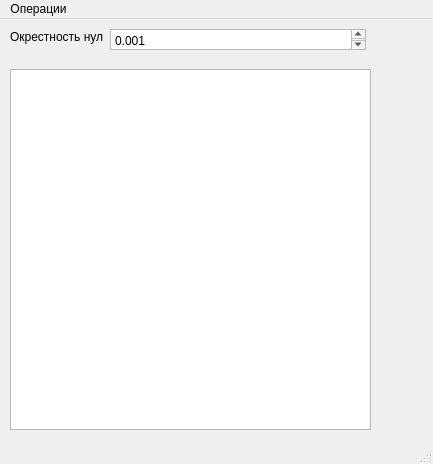
<?xml version="1.0" encoding="UTF-8"?>
<ui version="4.0">
 <class>MainWindow</class>
 <widget class="QMainWindow" name="MainWindow">
  <property name="geometry">
   <rect>
    <x>0</x>
    <y>0</y>
    <width>433</width>
    <height>464</height>
   </rect>
  </property>
  <property name="windowTitle">
   <string>MainWindow</string>
  </property>
  <widget class="QWidget" name="centralWidget">
   <widget class="QGraphicsView" name="graphicsView">
    <property name="geometry">
     <rect>
      <x>10</x>
      <y>50</y>
      <width>361</width>
      <height>361</height>
     </rect>
    </property>
    <property name="verticalScrollBarPolicy">
     <enum>Qt::ScrollBarAlwaysOff</enum>
    </property>
    <property name="horizontalScrollBarPolicy">
     <enum>Qt::ScrollBarAlwaysOff</enum>
    </property>
   </widget>
   <widget class="QLabel" name="label">
    <property name="geometry">
     <rect>
      <x>10</x>
      <y>10</y>
      <width>93</width>
      <height>16</height>
     </rect>
    </property>
    <property name="text">
     <string>Окрестность нуля</string>
    </property>
   </widget>
   <widget class="QPlainTextEdit" name="plainTextEdit">
    <property name="geometry">
     <rect>
      <x>110</x>
      <y>10</y>
      <width>256</width>
      <height>21</height>
     </rect>
    </property>
    <property name="sizePolicy">
     <sizepolicy hsizetype="Minimum" vsizetype="Minimum">
      <horstretch>0</horstretch>
      <verstretch>0</verstretch>
     </sizepolicy>
    </property>
    <property name="minimumSize">
     <size>
      <width>256</width>
      <height>21</height>
     </size>
    </property>
    <property name="plainText">
     <string>0.001</string>
    </property>
   </widget>
  </widget>
  <widget class="QMenuBar" name="menuBar">
   <property name="geometry">
    <rect>
     <x>0</x>
     <y>0</y>
     <width>433</width>
     <height>21</height>
    </rect>
   </property>
   <widget class="QMenu" name="menu">
    <property name="title">
     <string>Операции</string>
    </property>
    <addaction name="action_3"/>
    <addaction name="action_2"/>
    <addaction name="action_4"/>
    <addaction name="action"/>
    <addaction name="action_5"/>
   </widget>
   <addaction name="menu"/>
  </widget>
  <widget class="QStatusBar" name="statusBar"/>
  <action name="action_3">
   <property name="text">
    <string>Загрузить</string>
   </property>
  </action>
  <action name="action_4">
   <property name="text">
    <string>Нарисовать</string>
   </property>
  </action>
  <action name="action">
   <property name="text">
    <string>Очистить</string>
   </property>
  </action>
  <action name="action_2">
   <property name="text">
    <string>Добавить</string>
   </property>
  </action>
  <action name="action_5">
   <property name="text">
    <string>Сохранить в файл...</string>
   </property>
  </action>
 </widget>
 <layoutdefault spacing="6" margin="11"/>
 <resources/>
 <connections/>
</ui>
